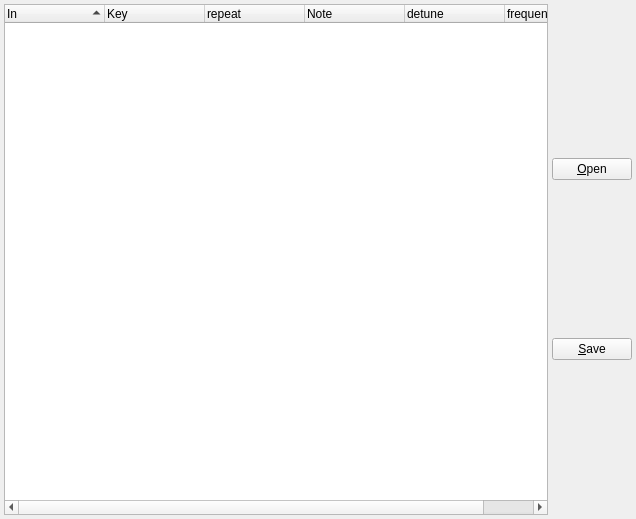
<?xml version="1.0" encoding="UTF-8"?>
<ui version="4.0">
 <author>rncbc aka Rui Nuno Capela</author>
 <comment>qsynth - A fluidsynth Qt GUI Interface.

   Copyright (C) 2003-2014, rncbc aka Rui Nuno Capela. All rights reserved.

   This program is free software; you can redistribute it and/or
   modify it under the terms of the GNU General Public License
   as published by the Free Software Foundation; either version 2
   of the License, or (at your option) any later version.

   This program is distributed in the hope that it will be useful,
   but WITHOUT ANY WARRANTY; without even the implied warranty of
   MERCHANTABILITY or FITNESS FOR A PARTICULAR PURPOSE.  See the
   GNU General Public License for more details.

   You should have received a copy of the GNU General Public License along
   with this program; if not, write to the Free Software Foundation, Inc.,
   51 Franklin Street, Fifth Floor, Boston, MA 02110-1301 USA.

 </comment>
 <class>qsynthTuningsForm</class>
 <widget class="QWidget" name="qsynthTuningsForm">
  <property name="geometry">
   <rect>
    <x>0</x>
    <y>0</y>
    <width>636</width>
    <height>519</height>
   </rect>
  </property>
  <property name="font">
   <font/>
  </property>
  <property name="windowTitle">
   <string>Qsynth: Channels</string>
  </property>
  <layout class="QHBoxLayout" name="horizontalLayout">
   <item>
    <widget class="QTreeWidget" name="TuningsListView">
     <property name="sizePolicy">
      <sizepolicy hsizetype="Expanding" vsizetype="Expanding">
       <horstretch>0</horstretch>
       <verstretch>0</verstretch>
      </sizepolicy>
     </property>
     <property name="minimumSize">
      <size>
       <width>320</width>
       <height>0</height>
      </size>
     </property>
     <property name="contextMenuPolicy">
      <enum>Qt::CustomContextMenu</enum>
     </property>
     <property name="toolTip">
      <string>Channels view</string>
     </property>
     <property name="alternatingRowColors">
      <bool>true</bool>
     </property>
     <property name="indentation">
      <number>4</number>
     </property>
     <property name="rootIsDecorated">
      <bool>false</bool>
     </property>
     <property name="uniformRowHeights">
      <bool>true</bool>
     </property>
     <property name="itemsExpandable">
      <bool>false</bool>
     </property>
     <property name="sortingEnabled">
      <bool>true</bool>
     </property>
     <property name="allColumnsShowFocus">
      <bool>true</bool>
     </property>
     <column>
      <property name="text">
       <string>In</string>
      </property>
     </column>
     <column>
      <property name="text">
       <string>Key</string>
      </property>
     </column>
     <column>
      <property name="text">
       <string>repeat</string>
      </property>
     </column>
     <column>
      <property name="text">
       <string>Note</string>
      </property>
     </column>
     <column>
      <property name="text">
       <string>detune</string>
      </property>
     </column>
     <column>
      <property name="text">
       <string>frequency</string>
      </property>
     </column>
    </widget>
   </item>
   <item>
    <layout class="QVBoxLayout" name="verticalLayout">
     <item>
      <widget class="QPushButton" name="TuningOpenPushButton">
       <property name="maximumSize">
        <size>
         <width>80</width>
         <height>16777215</height>
        </size>
       </property>
       <property name="toolTip">
        <string>To open MTS sysex file (not yet working)</string>
       </property>
       <property name="text">
        <string>&amp;Open</string>
       </property>
       <property name="icon">
        <iconset resource="qsynth.qrc">
         <normaloff>:/images/open1.png</normaloff>:/images/open1.png</iconset>
       </property>
       <property name="autoDefault">
        <bool>false</bool>
       </property>
      </widget>
     </item>
     <item>
      <widget class="QPushButton" name="TuningSavePushButton">
       <property name="maximumSize">
        <size>
         <width>80</width>
         <height>16777215</height>
        </size>
       </property>
       <property name="toolTip">
        <string>Save tuning as sysex file (Does nothing yet)</string>
       </property>
       <property name="text">
        <string>&amp;Save</string>
       </property>
       <property name="icon">
        <iconset resource="qsynth.qrc">
         <normaloff>:/images/save1.png</normaloff>:/images/save1.png</iconset>
       </property>
       <property name="autoDefault">
        <bool>false</bool>
       </property>
      </widget>
     </item>
    </layout>
   </item>
  </layout>
 </widget>
 <layoutdefault spacing="4" margin="4"/>
 <tabstops>
  <tabstop>TuningsListView</tabstop>
 </tabstops>
 <resources>
  <include location="qsynth.qrc"/>
 </resources>
 <connections/>
</ui>
